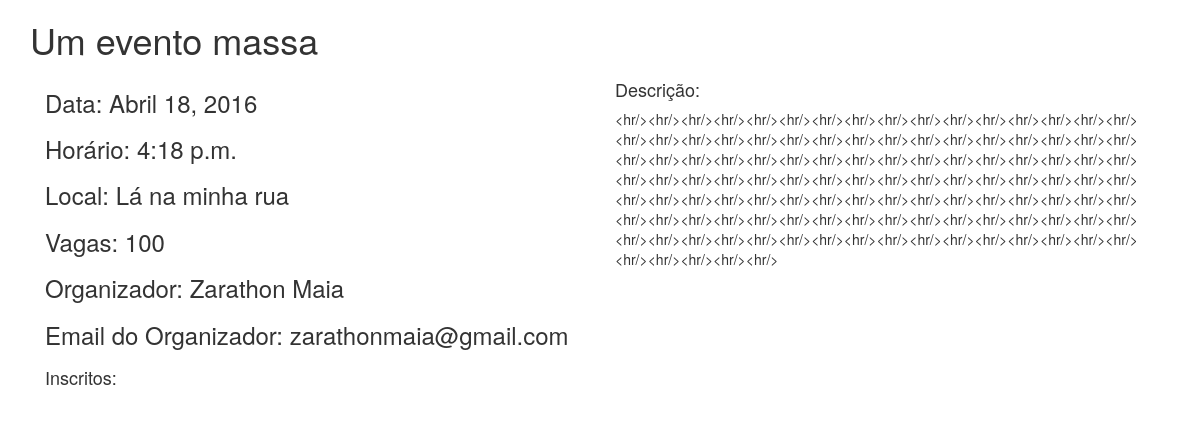
The page /evento/mostrar/3 on the database its author committed.
### evento/models.py (models this page shows, shortened)
@python_2_unicode_compatible
class Evento(models.Model):
    nome = models.CharField(max_length=200)
    data = models.DateField()
    local = models.CharField(max_length=200)
    descricao = models.TextField(blank=True)
    horario = models.TimeField()
    vagas = models.PositiveIntegerField()
    organizador = models.CharField(max_length=200)
    email_organizador = models.EmailField()

### evento/views.py (the view)
# urls.py: url(r'^mostrar/(?P<id>[0-9]+)$', views.mostrar_evento, name='mostrar_evento'),
def mostrar_evento(request, id):
    evento = get_object_or_404(Evento, id=id)
    return render(request, 'evento/mostrarEvento.html', {'evento': evento})

### evento/templates/evento/mostrarEvento.html (shortened to what this page needs)
{% load staticfiles %}
<!DOCTYPE html>
<html>
  <head>
    <link href="{% static 'evento/css/bootstrap.min.css' %}" rel="stylesheet">
  </head>
  <body>
    <div class="container">
        <h1>{{evento.nome}}</h1>
      <div class="col-md-6">
        <h3>Data: {{evento.data}}</h3>
        <h3>Horário: {{evento.horario}}</h3>
        <h3>Local: {{evento.local}}</h3>
        <h3>Vagas: {{evento.vagas}}</h3>
        <h3>Organizador: {{evento.organizador}}</h3>
        <h3>Email do Organizador: {{evento.email_organizador}}</h3>
      </div>
      <div class="col-md-6">
        <h4>Descrição:</h4>
        <p>
          {{evento.descricao}}
        </p>
      </div>
      <div class="col-md-12">
        <h4>Inscritos:</h4>
      </div>
    </div>
  </body>
</html>

### rows shown on the page
Evento: nome "Um evento massa", data "Abril 18, 2016", horario "4:18 p.m.", local "Lá na minha rua", vagas "100", organizador "Zarathon Maia", email_organizador "zarathonmaia@gmail.com", descricao "<hr/><hr/><hr/><hr/><hr/><hr/><hr/><hr/><hr/><hr/><hr/><hr/><hr/><hr/><hr/><hr/><hr/><hr/><hr/><hr/><hr/><hr/><hr/><hr/><hr/><hr/><hr/><hr/><hr/><hr/><hr/><hr/><hr/><hr/><hr/><hr/><hr/><hr/><hr/><hr/><hr/><hr/><hr/><hr/><hr/><hr/><hr/><hr/><hr/><hr/><hr/><hr/><hr/><hr/><hr/><hr/><hr/><hr/><hr/><hr/><hr/><hr/><hr/><hr/><hr/><hr/><hr/><hr/><hr/><hr/><hr/><hr/><hr/><hr/><hr/><hr/><hr/><hr/><hr/><hr/><hr/><hr/><hr/><hr/><hr/><hr/><hr/><hr/><hr/><hr/><hr/><hr/><hr/><hr/><hr/><hr/><hr/><hr/><hr/><hr/><hr/><hr/><hr/><hr/><hr/><hr/><hr/><hr/><hr/><hr/><hr/><hr/><hr/><hr/><hr/><hr/><hr/>"
